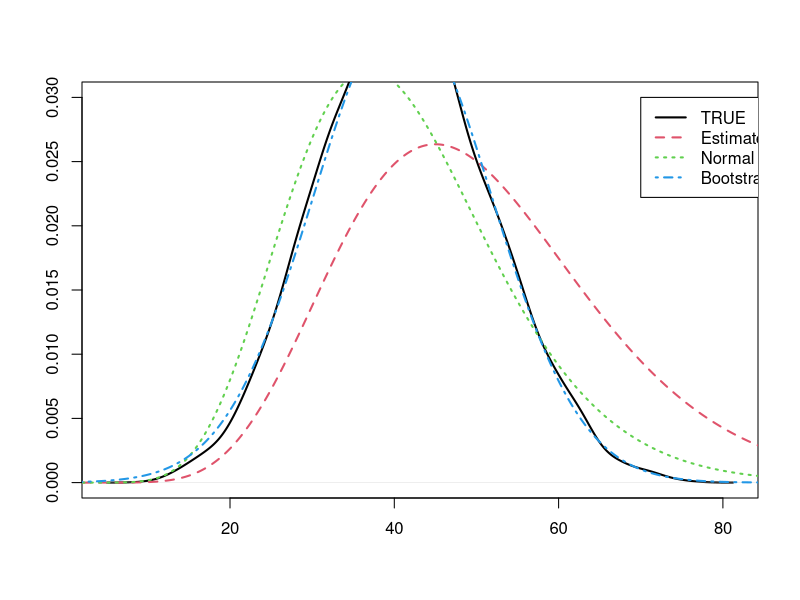
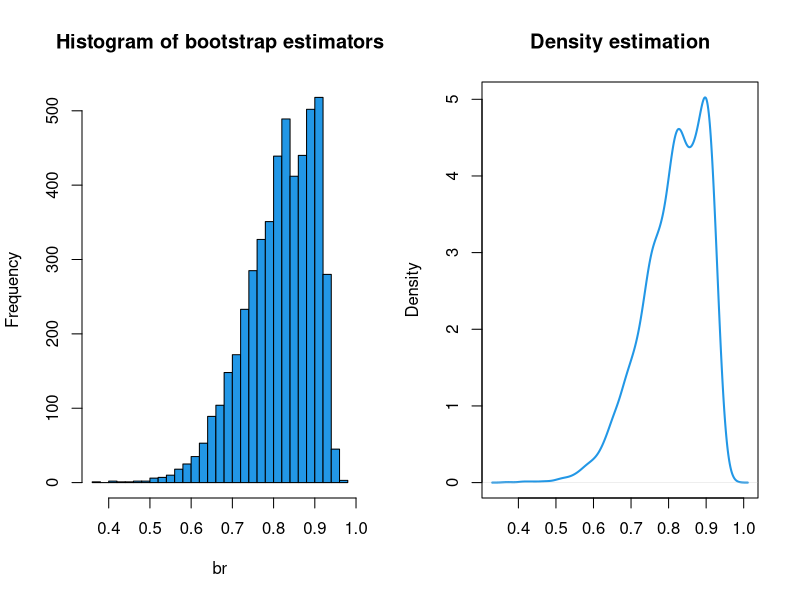
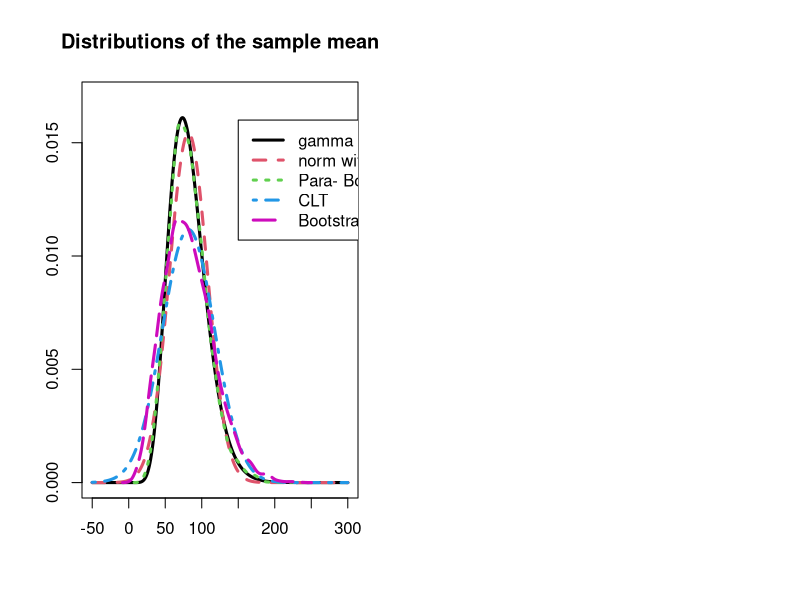

R code for these plots, in order:
###### page 10 in Chapter 7 ###############

n=10
B=5000
x=rexp(n,1/50)
bm=c()
xb=matrix(0,B,n)
for (i in 1:B)
	{
	xb[i,]=sample(x,replace=TRUE)
	bm[i]=mean(xb[i,])
	}
plot(density(bm),main="",xlab="",ylab="",lwd=2,ylim=c(0,0.03))
lines(seq(0,150,0.01),dgamma(seq(0,150,0.01),shape=n,scale=50/n),lwd=2,lty=2,col=2)
lines(seq(0,150,0.01),dgamma(seq(0,150,0.01),shape=n,scale=mean(x)/n),lwd=2,lty=3,col=3)
lines(seq(0,150,0.01),dnorm(seq(0,150,0.01),mean(x),sqrt(var(x)/n)),lwd=2,lty=4,col=4)
legend(70,0.03,c("TRUE","Estimated gamma","Normal approximation","Bootstrap"),col=c(1,2,3,4),lty=c(1,2,3,4),lwd=2)

quantile(bm,c(0.025,0.975))
2*mean(x)-quantile(bm,c(0.025,0.975))[1]

2*mean(x)-quantile(bm,c(0.025,0.975))[2]

mean(x)-1.96*sqrt(var(bm))
mean(x)+1.96*sqrt(var(bm))
mean(bm)
var(bm)
1/n


###### exmaple : coefficient of variation ###############

x=rchisq(20,2)

bx=matrix(0,100,20)
for( i in 1:100)
{
bx[i,]=sample(x,replace=TRUE)
}
m=rowMeans(bx)
v=rowSums(bx^2)/20-(rowSums(bx)/20)^2

cv=sqrt(v)/m

library(MASS)

###### page 19 in Chapter 7 ###############

n=100
x=mvrnorm(n,c(0,0),matrix(c(4,1.5,1.5,1),2,2))
B=5000
br=c()
for( i in 1:B)
{

bi=sample(1:20,replace=TRUE)
bx=x[bi,]
br[i]=cor(bx)[1,2]
}
bm=mean(br)
bv=sum(br^2)/B-(sum(br)/B)^2

r=cor(x)[1,2]
par(mfrow=c(1,2))
hist(br,nclass=25,main="Histogram of bootstrap estimators",col=4)
bd=density(br)
plot(bd,xlab="",col=4,lwd=2,main="Density estimation")

c(r-1.96*sqrt(bv),r+1.96*sqrt(bv))
c(2*r-quantile(br,0.975),2*r-quantile(br,0.025))
c(quantile(br,0.025),quantile(br,0.975))


### real data : duration times in Chapter 7 ###############

x=c(1,5,12,15,20,26,78,145,158,358)
B=5000

###(3) parametric bootstrap
barx=mean(x);sx=sd(x)
B=5000
bx=matrix(0,B,length(x))
for( i in 1:B)
{
bx[i,]=rexp(length(x),1/barx)
}
p_bm=rowMeans(bx)
p_m=mean(p_bm)
p_v=var(p_bm)

###(3) nonparametric bootstrap
B=5000
bx=matrix(0,B,length(x))
for( i in 1:B)
{
bx[i,]=sample(x,replace=TRUE)
}
n_bm=rowMeans(bx)

n_m=mean(n_bm)
n_v=var(n_bm)

xg=seq(-50,300,1)
plot(xg,dgamma(xg,shape=length(x),scale=barx/length(x)),main="Distributions of the sample mean",xlab="",ylab="",type="l",lwd=3,ylim=c(0,0.017))
lines(xg,dnorm(xg,barx,sqrt(barx^2/length(x))),lwd=3,lty=2,col=2)
lines(density(p_bm),main="",xlab="",ylab="",lwd=3,col=3,lty=3)
lines(xg,dnorm(xg,barx,sqrt(sx^2/length(x))),lwd=3,lty=4,col=4)
lines(density(n_bm),main="",xlab="",ylab="",lwd=3,lty=5,col=6)

legend(150,0.016,c("gamma","norm with exp","Para- Bootstrap","CLT","Bootstrap"),col=c(1,2,3,4,6),lty=c(1,2,3,4,5),lwd=3)

### Confidence interval : real example

c(barx/qgamma(0.975,shape=length(x),scale=1/length(x)),barx/qgamma(0.025,shape=length(x),scale=1/length(x)))

c(barx-qnorm(0.975)*barx/sqrt(length(x)),barx+qnorm(0.975)*barx/sqrt(length(x)))

c(2*barx-quantile(p_bm,0.975),2*barx-quantile(p_bm,0.025))
c(quantile(p_bm,0.025),quantile(p_bm,0.975))

c(barx-qnorm(0.975)*sx/sqrt(length(x)),barx+qnorm(0.975)*sx/sqrt(length(x)))

c(2*barx-quantile(n_bm,0.975),2*barx-quantile(n_bm,0.025))
c(quantile(n_bm,0.025),quantile(n_bm,0.975))



